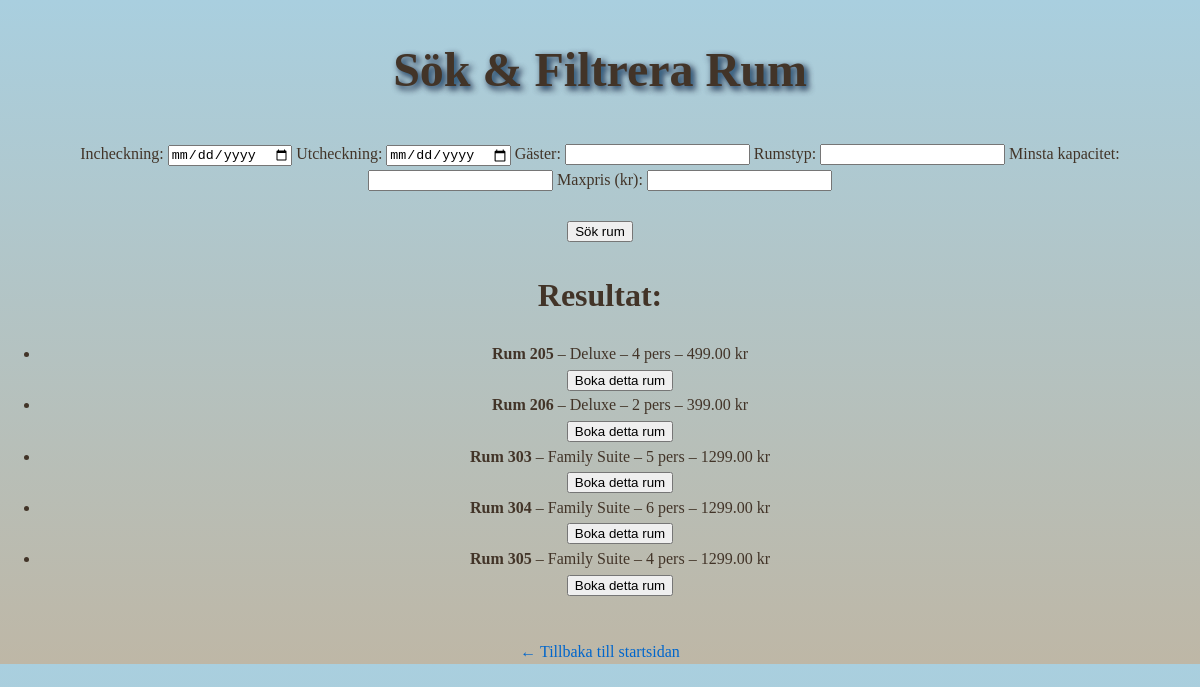
Screenshot of /room-search/ with the database file from the repository.
### booking/models.py (models this page shows, shortened)
class Room(models.Model):
    room_number = models.CharField(max_length=10, unique=True)
    room_type = models.CharField(max_length=50)
    price = models.DecimalField(max_digits=6, decimal_places=2)
    is_available = models.BooleanField(default=True)
    capacity = models.IntegerField(default=2)

### booking/views.py (the view, shortened to what this page needs)
# urls.py: path('room-search/', views.room_search, name='room_search'),
def room_search(request):
    rooms = Room.objects.filter(is_available=True)
    check_in = request.GET.get('check_in')
    check_out = request.GET.get('check_out')
    guests = request.GET.get('guests')
    room_type = request.GET.get('room_type')
    capacity = request.GET.get('capacity')
    max_price = request.GET.get('max_price')
    try:
        guests = int(guests) if guests else None
    except ValueError:
        guests = None
    try:
        capacity = int(capacity) if capacity else None
    except ValueError:
        capacity = None
    try:
        max_price = float(max_price) if max_price else None
    except ValueError:
        max_price = None
    if room_type:
        rooms = rooms.filter(room_type__icontains=room_type)
    if capacity:
        rooms = rooms.filter(capacity__gte=capacity)
    if max_price:
        rooms = rooms.filter(price__lte=max_price)
    if guests:
        rooms = rooms.filter(capacity__gte=guests)
    return render(request, 'booking/room_search.html', {'rooms': rooms})

### booking/templates/booking/room_search.html (shortened to what this page needs)
{% load static %}
<!DOCTYPE html>
<html lang="sv">
<head>
    <link rel="stylesheet" href="{% static 'css/style1.css' %}">
</head>
<body>
<h1>Sök & Filtrera Rum</h1>
<form method="get">
    <label for="check_in">Incheckning:</label>
    <input type="date" name="check_in" id="check_in" value="{{ request.GET.check_in }}">
    <label for="check_out">Utcheckning:</label>
    <input type="date" name="check_out" id="check_out" value="{{ request.GET.check_out }}">
    <label for="guests">Gäster:</label>
    <input type="number" name="guests" id="guests" min="1" value="{{ request.GET.guests }}">
    <label for="room_type">Rumstyp:</label>
    <input type="text" name="room_type" id="room_type" value="{{ request.GET.room_type }}">
    <label for="capacity">Minsta kapacitet:</label>
    <input type="number" name="capacity" id="capacity" min="1" value="{{ request.GET.capacity }}">
    <label for="max_price">Maxpris (kr):</label>
    <input type="number" step="0.01" name="max_price" id="max_price" value="{{ request.GET.max_price }}">
    <br><br>
    <button type="submit">Sök rum</button>
</form>
<h2>Resultat:</h2>
<ul>
    {% for room in rooms %}
        <li>
            <strong>Rum {{ room.room_number }}</strong> – {{ room.room_type }} –
            {{ room.capacity }} pers – {{ room.price }} kr
            <br>
            <a href="{% url 'booking_form' room.id %}">
                <button>Boka detta rum</button>
            </a>
        </li>
    {% empty %}
        <li>❌ Inga rum matchar dina sökkriterier.</li>
    {% endfor %}
</ul>
<br>
<a href="{% url 'home' %}">← Tillbaka till startsidan</a>
</body>
</html>

### booking/static/css/style1.css (style rules this page uses)
body { background: linear-gradient(#a9cfdf, #beb7a6); font-family: Georgia, 'Times New Roman', Times, serif; margin: 0; padding: 0; text-align: center; line-height: 1.6; color: #423428; }
h1 { font-size: 3em; font-weight: 900; text-shadow: 3px 3px 6px hsla(203, 68%, 36%, 0.888), 3px 3px 6px hsl(0, 33%, 29%); }
h2 { font-size: 2em; margin-bottom: 20px; }
a { color: #0066cc; text-decoration: none; }

### rows the page displays
Room: room_number "205", room_type "Deluxe", capacity "4", price "499.00"
Room: room_number "206", room_type "Deluxe", capacity "2", price "399.00"
Room: room_number "303", room_type "Family Suite", capacity "5", price "1299.00"
Room: room_number "304", room_type "Family Suite", capacity "6", price "1299.00"
Room: room_number "305", room_type "Family Suite", capacity "4", price "1299.00"
